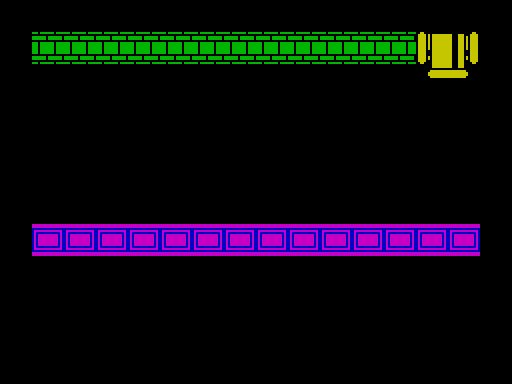

This game map was drawn from its Tiled (.tmx) file and the tilesets committed beside it. A one-line description and the trimmed map source follow:
An orthogonal 32x24 tile map with 16x16 px tiles, 1 tile layer (Tiles), 1 hidden layer not drawn, 3 tilesets and 6 objects (2x portal, magnet, magnet_pad, vent_exit, froggy).

<map version="1.0" orientation="orthogonal" width="32" height="24" tilewidth="16" tileheight="16">
 <properties>
  <property name="background_color" value="#000000" />
 </properties>
 <tileset firstgid="1" name="tiles" tilewidth="16" tileheight="16">
  <image source="../images/tiles.gif" width="192" height="160" />
 </tileset>
 <tileset firstgid="121" name="metatiles" tilewidth="16" tileheight="16">
  <image source="../images/metatiles.png" width="48" height="16" />
  <tile id="0">
   <properties>
    <property name="type" value="solid" />
   </properties>
  </tile>
  <tile id="1">
   <properties>
    <property name="type" value="lslope" />
   </properties>
  </tile>
  <tile id="2">
   <properties>
    <property name="type" value="rslope" />
   </properties>
  </tile>
 </tileset>
 <tileset firstgid="124" name="tiles2" tilewidth="16" tileheight="16">
  <image source="../images/tiles2.gif" width="400" height="256" />
 </tileset>
 <objectgroup name="Entities2" width="32" height="24" />
 <layer name="Tiles" width="32" height="24">
  <data>[768 cells, 116 non-empty, 18 distinct tile ids]</data>
 </layer>
 <layer name="Collision" width="32" height="24" visible="0">
  <data>[768 cells, 64 non-empty, 1 distinct tile ids]</data>
 </layer>
 <objectgroup color="#0ca104" name="Entities" width="32" height="24">
  <object name="portal" x="480" y="64" width="32" height="160">
   <properties>
    <property name="to" value="scr029" />
   </properties>
  </object>
  <object name="portal" x="0" y="64" width="32" height="160">
   <properties>
    <property name="to" value="scr027" />
   </properties>
  </object>
  <object name="magnet" x="176" y="64" width="48" height="48" />
  <object name="magnet_pad" x="176" y="224" width="48" height="16" />
  <object name="vent_exit" x="432" y="32" width="32" height="48" />
  <object name="froggy" x="96" y="160" width="320" height="64" />
 </objectgroup>
</map>
